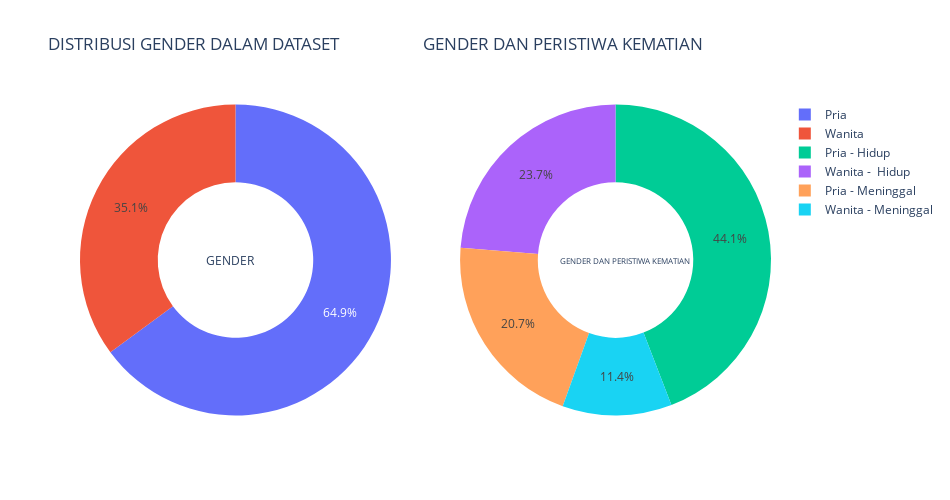

Write notebook code for a chart like this one.
### Markdown cell above
Jumlah perokok yang tidak meninggal ada 66 orang, dan jumlah perokok yang meninggal ada 30 orang.

### Code cell
import plotly.graph_objects as go
from plotly.subplots import make_subplots

d1 = data[(data["DEATH_EVENT"]==0) & (data["sex"]==1)]
d2 = data[(data["DEATH_EVENT"]==1) & (data["sex"]==1)]
d3 = data[(data["DEATH_EVENT"]==0) & (data["sex"]==0)]
d4 = data[(data["DEATH_EVENT"]==1) & (data["sex"]==0)]

label1 = ["Pria","Wanita"]
label2 = ['Pria - Hidup','Pria - Meninggal', "Wanita -  Hidup", "Wanita - Meninggal"]
values1 = [(len(d1)+len(d2)), (len(d3)+len(d4))]
values2 = [len(d1),len(d2),len(d3),len(d4)]

# Create subplots: use 'domain' type for Pie subplot
fig = make_subplots(rows=1, cols=2, specs=[[{'type':'domain'}, {'type':'domain'}]])
fig.add_trace(go.Pie(labels=label1, values=values1, name="GENDER"),
              1, 1)
fig.add_trace(go.Pie(labels=label2, values=values2, name="GENDER VS DEATH_EVENT"),
              1, 2)

# Use `hole` to create a donut-like pie chart
fig.update_traces(hole=.5, hoverinfo="label+percent")

fig.update_layout(
    title_text="DISTRIBUSI GENDER DALAM DATASET  \
                   GENDER DAN PERISTIWA KEMATIAN",
    # Add annotations in the center of the donut pies.
    annotations=[dict(text='GENDER', x=0.18, y=0.5, font_size=12, showarrow=False),
                 dict(text='GENDER DAN PERISTIWA KEMATIAN', x=0.885, y=0.5, font_size=8, showarrow=False)],
    autosize=False,width=950, height=500, paper_bgcolor="white")

fig.show()

### Figure 1 — Plotly figure (JSON) as saved in the notebook; plotly's stock layout.template omitted (floating-point values rounded to 4 significant figures)
{"data": [{"domain": {"x": [0, 0.45], "y": [0, 1]}, "hole": 0.5, "hoverinfo": "label+percent", "labels": ["Pria", "Wanita"], "name": "GENDER", "type": "pie", "values": [194, 105]}, {"domain": {"x": [0.55, 1], "y": [0, 1]}, "hole": 0.5, "hoverinfo": "label+percent", "labels": ["Pria - Hidup", "Pria - Meninggal", "Wanita -  Hidup", "Wanita - Meninggal"], "name": "GENDER VS DEATH_EVENT", "type": "pie", "values": [132, 62, 71, 34]}], "layout": {"annotations": [{"font": {"size": 12}, "showarrow": false, "text": "GENDER", "x": 0.18, "y": 0.5}, {"font": {"size": 8}, "showarrow": false, "text": "GENDER DAN PERISTIWA KEMATIAN", "x": 0.885, "y": 0.5}], "autosize": false, "height": 500, "paper_bgcolor": "white", "title": {"text": "DISTRIBUSI GENDER DALAM DATASET                     GENDER DAN PERISTIWA KEMATIAN"}, "width": 950}}
